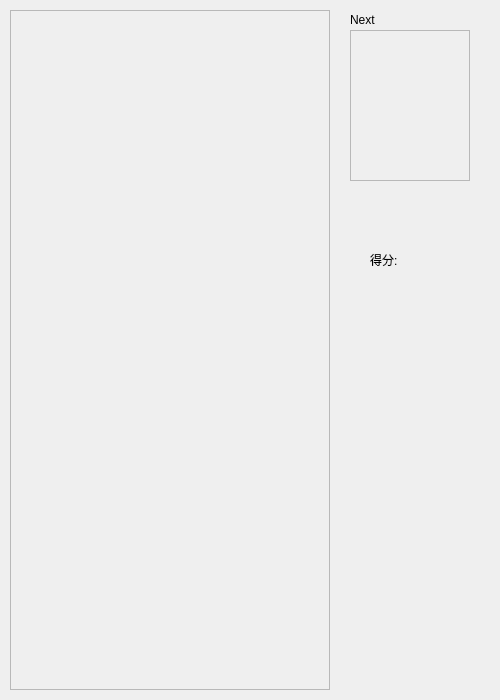
<?xml version="1.0" encoding="UTF-8"?>
<ui version="4.0">
 <class>opponents_window</class>
 <widget class="QWidget" name="opponents_window">
  <property name="geometry">
   <rect>
    <x>0</x>
    <y>0</y>
    <width>500</width>
    <height>700</height>
   </rect>
  </property>
  <property name="maximumSize">
   <size>
    <width>500</width>
    <height>700</height>
   </size>
  </property>
  <property name="windowTitle">
   <string>Form</string>
  </property>
  <widget class="QFrame" name="frm_main">
   <property name="geometry">
    <rect>
     <x>10</x>
     <y>10</y>
     <width>320</width>
     <height>680</height>
    </rect>
   </property>
   <property name="frameShape">
    <enum>QFrame::StyledPanel</enum>
   </property>
   <property name="frameShadow">
    <enum>QFrame::Raised</enum>
   </property>
  </widget>
  <widget class="QFrame" name="frm_next">
   <property name="geometry">
    <rect>
     <x>350</x>
     <y>30</y>
     <width>120</width>
     <height>151</height>
    </rect>
   </property>
   <property name="frameShape">
    <enum>QFrame::StyledPanel</enum>
   </property>
   <property name="frameShadow">
    <enum>QFrame::Raised</enum>
   </property>
  </widget>
  <widget class="QLabel" name="lbl_next">
   <property name="geometry">
    <rect>
     <x>350</x>
     <y>10</y>
     <width>69</width>
     <height>20</height>
    </rect>
   </property>
   <property name="text">
    <string>Next</string>
   </property>
  </widget>
  <widget class="QLabel" name="lbl_score_text">
   <property name="geometry">
    <rect>
     <x>370</x>
     <y>250</y>
     <width>69</width>
     <height>20</height>
    </rect>
   </property>
   <property name="text">
    <string>得分:</string>
   </property>
  </widget>
  <widget class="QLabel" name="lbl_score">
   <property name="geometry">
    <rect>
     <x>370</x>
     <y>290</y>
     <width>69</width>
     <height>20</height>
    </rect>
   </property>
   <property name="text">
    <string/>
   </property>
  </widget>
 </widget>
 <resources/>
 <connections/>
</ui>
